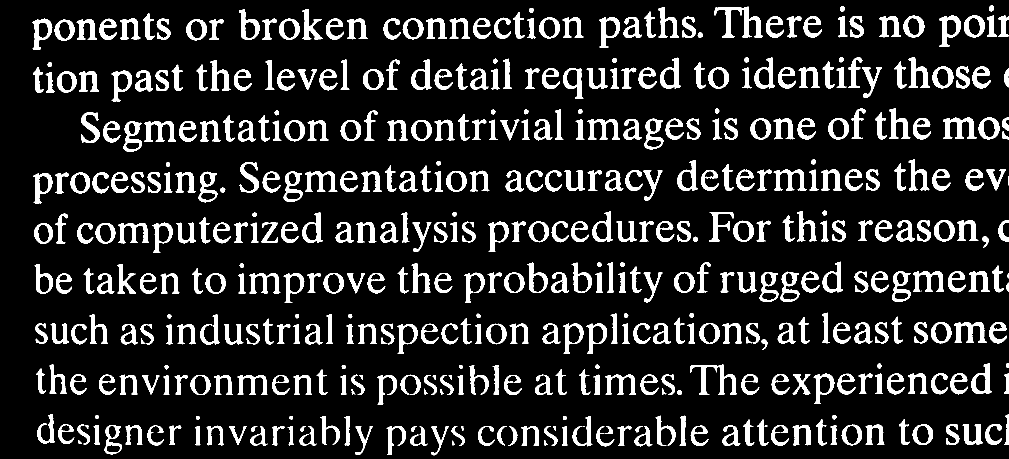
%> input picture DIP/第五次作业_PB16070837_刘鼎乾/测试图像/1.tif, 2018 x 918 px (shown at 1/2 size)
$ octave task1.m   (GNU Octave 9; MATLAB toolbox functions it lacks are replaced by stand-ins)
%> lines starting %> are read from the running program, lines starting %| are printed output that depends on the picture; in (x1, y1, x2, y2) boxes, pixels count from 0 and x2, y2 are one past the last pixel; in counts of white or black regions, pixels touching at a corner belong together; the program's own positions count from 1

im_0=imread('1.tif');
%> im_0: size 918x2018 logical; 13.8% white; 497 white regions (11 under 20 px), largest, box (x1, y1, x2, y2) and area: (1429, 13, 1526, 75) 1961, (1380, 729, 1473, 790) 1647, (1886, 235, 1953, 278) 1379
im_erode=imerode(im_0,ones(51,1));
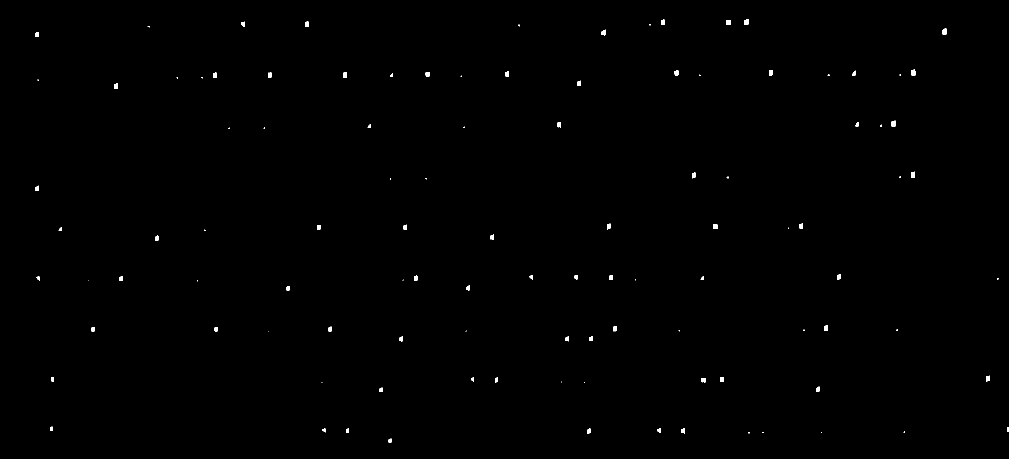
%> im_erode: size 918x2018 logical (shown at 1/2 size); 0.24% white; 106 white regions (37 under 20 px), largest, box (x1, y1, x2, y2) and area: (1822, 343, 1830, 356) 91, (1452, 40, 1461, 50) 90, (1823, 139, 1831, 151) 89
im_open=imopen(im_0,ones(51,1));
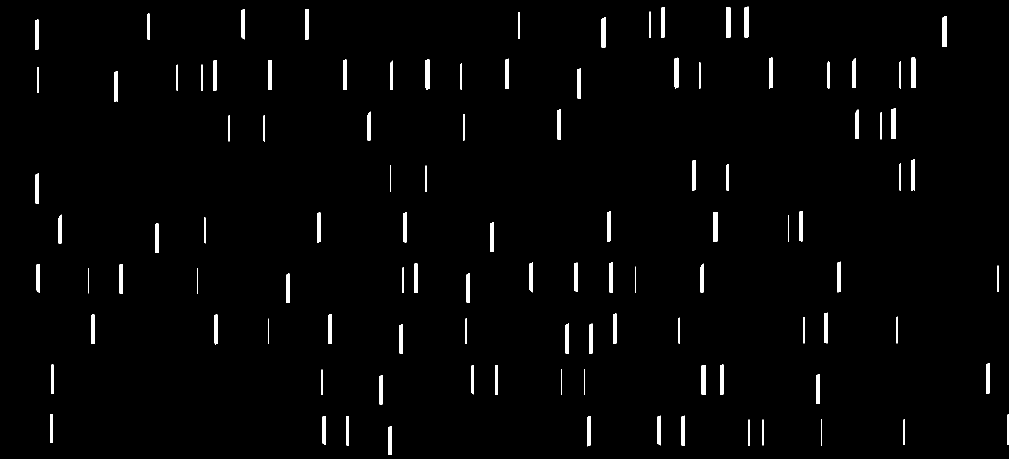
%> im_open: size 918x2018 logical (shown at 1/2 size); 1.8% white; 106 white regions, largest, box (x1, y1, x2, y2) and area: (1452, 15, 1461, 75) 540, (1426, 424, 1435, 483) 531, (1403, 731, 1412, 790) 526
im_dest=imreconstruct(im_erode,im_0);
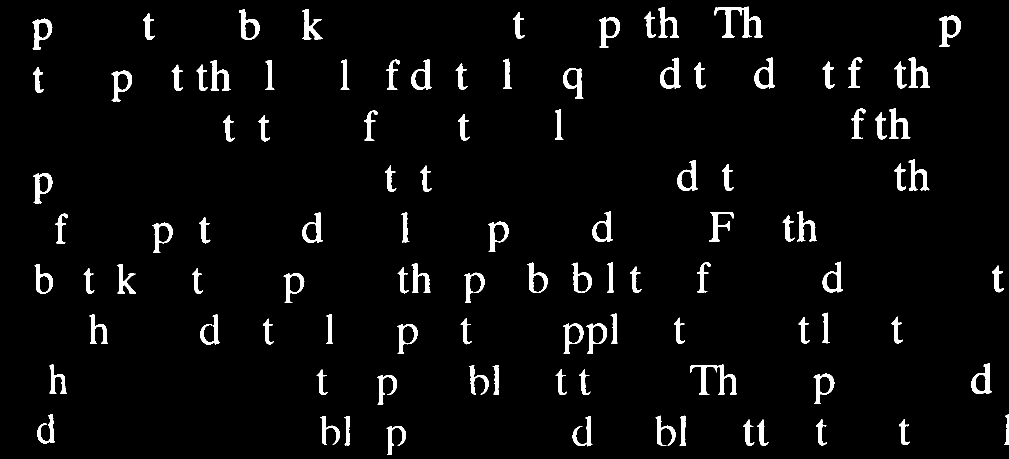
%> im_dest: size 918x2018 logical (shown at 1/2 size); 3.8% white; 104 white regions, largest, box (x1, y1, x2, y2) and area: (1429, 13, 1526, 75) 1961, (1380, 729, 1473, 790) 1647, (1879, 31, 1922, 94) 1133

im_erode=imresize(im_erode,0.5);
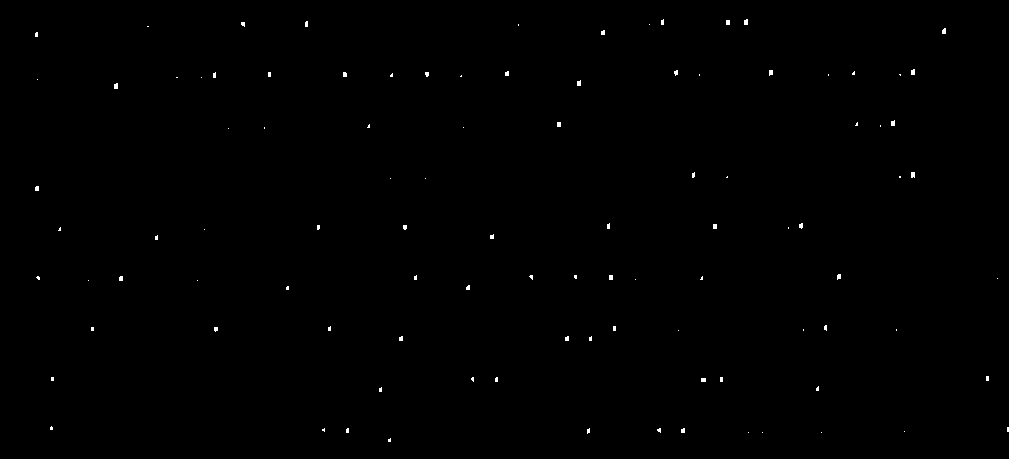
%> im_erode: size 459x1009 logical; 0.24% white; 100 white regions (86 under 20 px), largest, box (x1, y1, x2, y2) and area: (911, 172, 915, 178) 23, (744, 19, 748, 25) 22, (911, 69, 915, 75) 22
im_open=imresize(im_open,0.5);
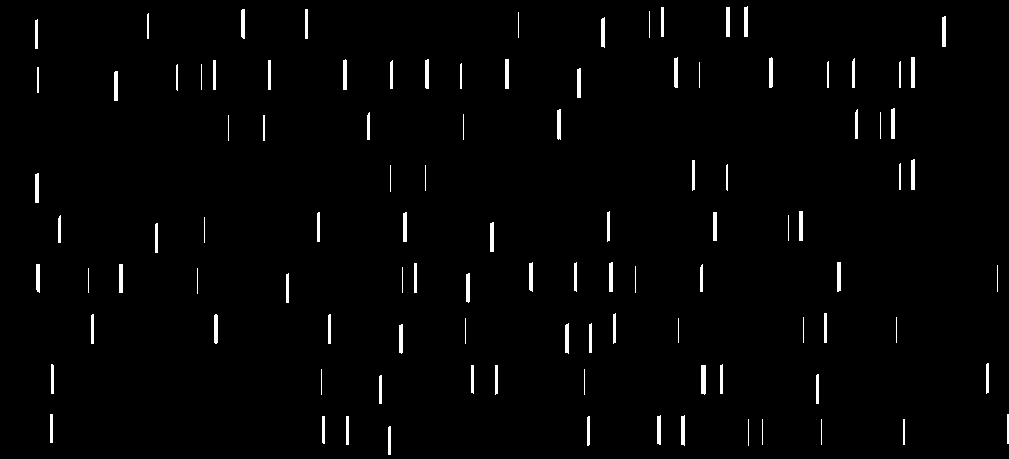
%> im_open: size 459x1009 logical; 1.8% white; 104 white regions, largest, box (x1, y1, x2, y2) and area: (701, 365, 706, 395) 146, (911, 57, 915, 88) 124, (942, 16, 946, 47) 122
im_dest=imresize(im_dest,0.5);
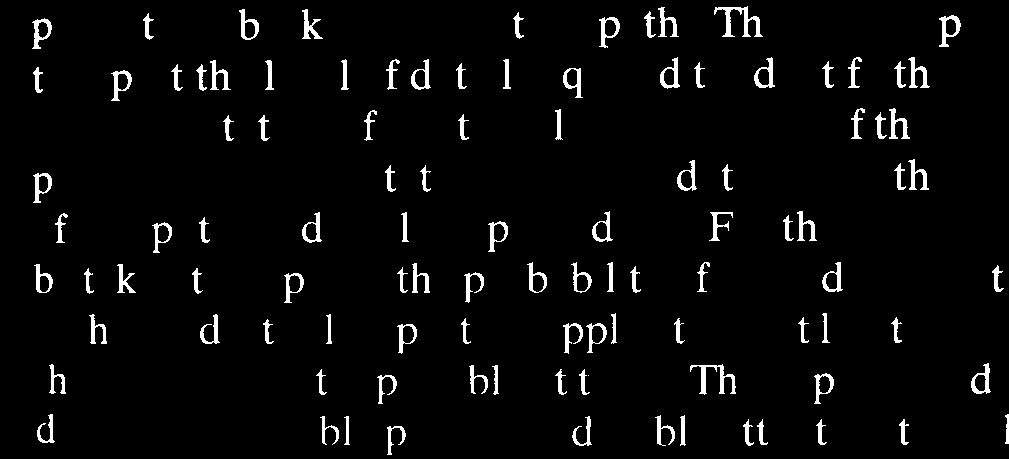
%> im_dest: size 459x1009 logical; 3.8% white; 105 white regions (1 under 20 px), largest, box (x1, y1, x2, y2) and area: (714, 6, 763, 37) 493, (690, 364, 736, 395) 417, (939, 15, 961, 47) 280

figure(1);
imshow(im_erode);

figure(2);
imshow(im_open);

figure(3);
imshow(im_dest);

$ run again, with DIP/第五次作业_PB16070837_刘鼎乾/测试图像/2.tif copied over DIP/第五次作业_PB16070837_刘鼎乾/测试图像/1.tif
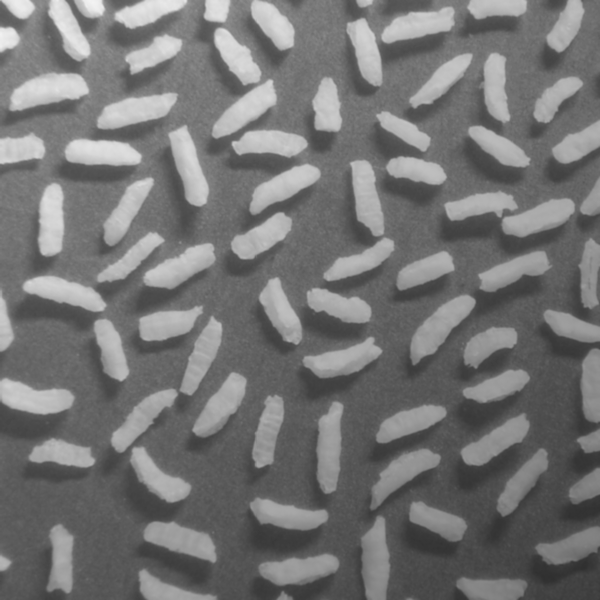
%> input picture DIP/第五次作业_PB16070837_刘鼎乾/测试图像/2.tif, 600 x 600 px
%> im_0 is the input picture: size 600x600 uint8; min 47, max 243, mean 116.4
%> `im_erode=imerode(im_0,ones(51,1));`:
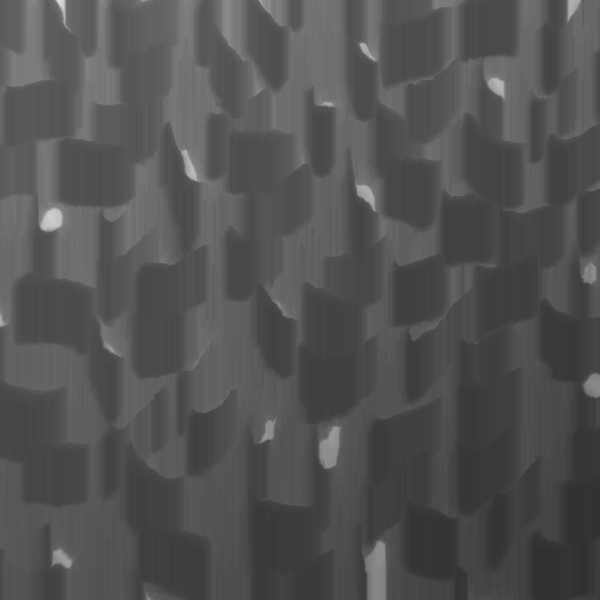
%> im_erode: size 600x600 uint8; min 47, max 220, mean 82.6
%> `im_dest=imreconstruct(im_erode,im_0);`:
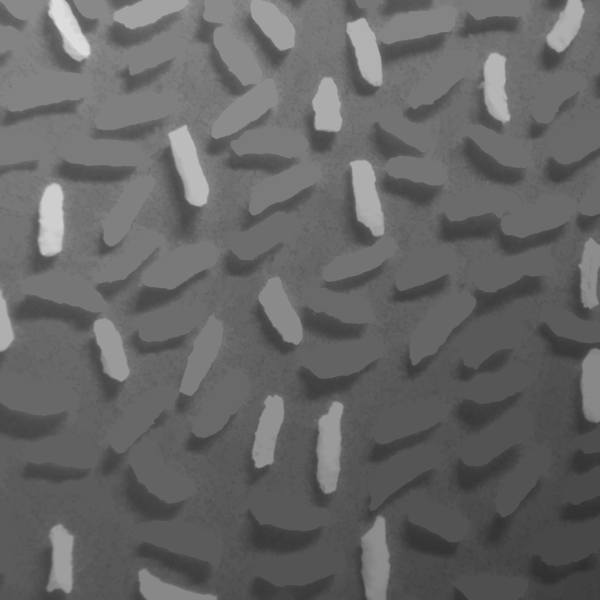
%> im_dest: size 600x600 uint8; min 47, max 220, mean 102

$ run again, with DIP/第五次作业_PB16070837_刘鼎乾/测试图像/3.tif copied over DIP/第五次作业_PB16070837_刘鼎乾/测试图像/1.tif
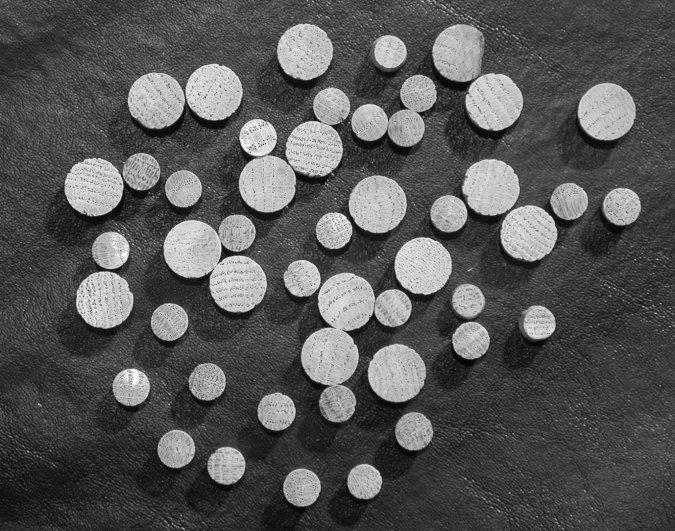
%> input picture DIP/第五次作业_PB16070837_刘鼎乾/测试图像/3.tif, 675 x 531 px
%> im_0 is the input picture: size 531x675 uint8; min 2, max 255, mean 86.7
%> `im_open=imopen(im_0,ones(51,1));`:
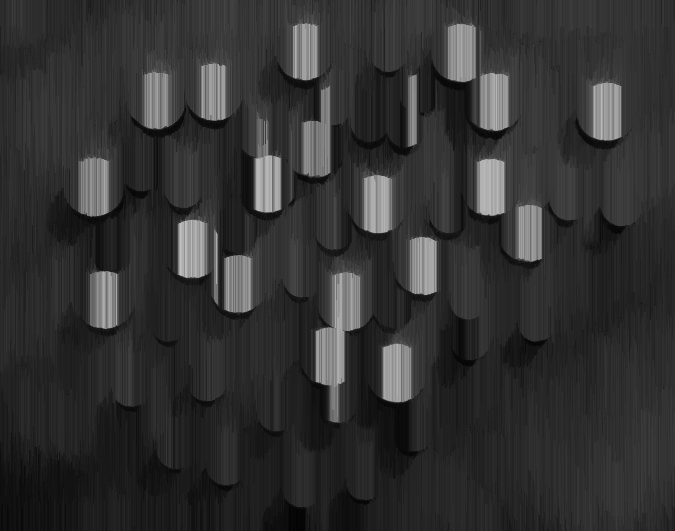
%> im_open: size 531x675 uint8; min 2, max 190, mean 50
%> `im_dest=imreconstruct(im_erode,im_0);`:
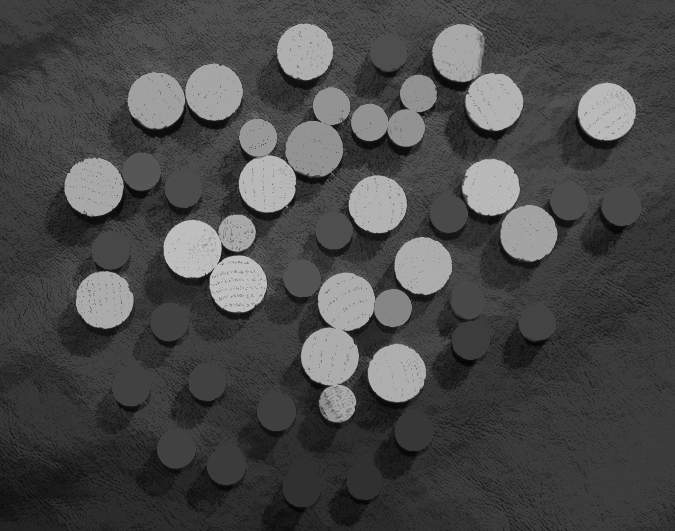
%> im_dest: size 531x675 uint8; min 2, max 190, mean 73.1

$ run again, with DIP/第五次作业_PB16070837_刘鼎乾/测试图像/4.tif copied over DIP/第五次作业_PB16070837_刘鼎乾/测试图像/1.tif
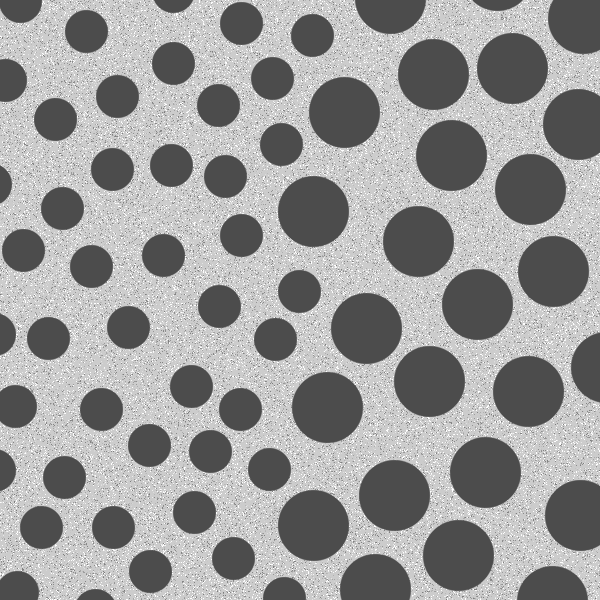
%> input picture DIP/第五次作业_PB16070837_刘鼎乾/测试图像/4.tif, 600 x 600 px
%> im_0 is the input picture: size 600x600 uint8; min 76, max 255, mean 153.6
%> `im_open=imopen(im_0,ones(51,1));`:
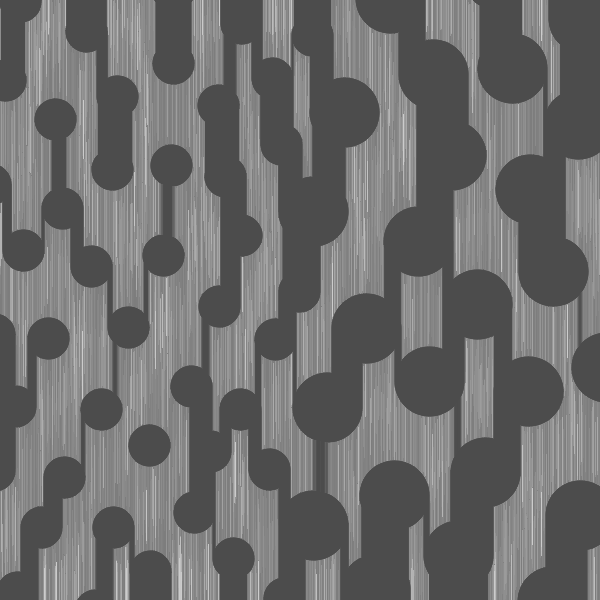
%> im_open: size 600x600 uint8; min 76, max 204, mean 108
%> `im_dest=imresize(im_dest,0.5);`:
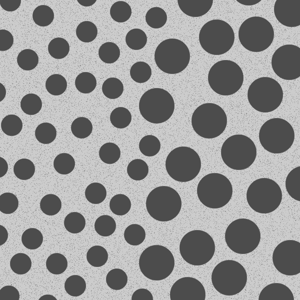
%> im_dest: size 300x300 uint8; min 70, max 212, mean 150.9
